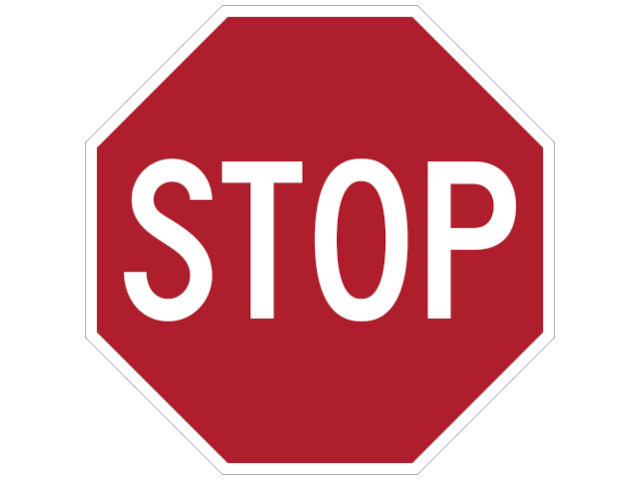
%> input picture display/Signs/jpg/stop.jpg, 640 x 480 px
$ octave --eval "result = imgtohex('do-not-enter.jpg');"   (GNU Octave 9; MATLAB toolbox functions it lacks are replaced by stand-ins)
%> lines starting %> are read from the running program, lines starting %| are printed output that depends on the picture
function [outfile] = imgtohex(infile)
%> called with infile = 'do-not-enter.jpg'

RGB = imread('stop.jpg');
%> RGB is the input picture: size 480x640x3 uint8; mean R, G, B 218.4, 153.2, 159.9
[row,col,n] = size(RGB);
%> row = 480; col = 640; n = 3

R=RGB(:,:,1);
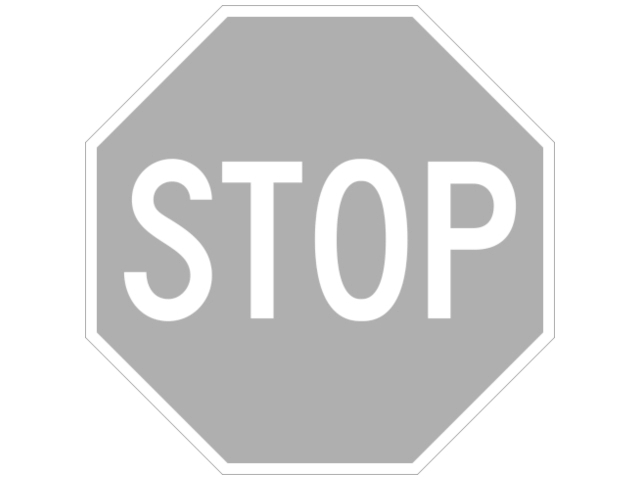
%> R: size 480x640 uint8; min 171, max 255, mean 218.4
G=RGB(:,:,2);
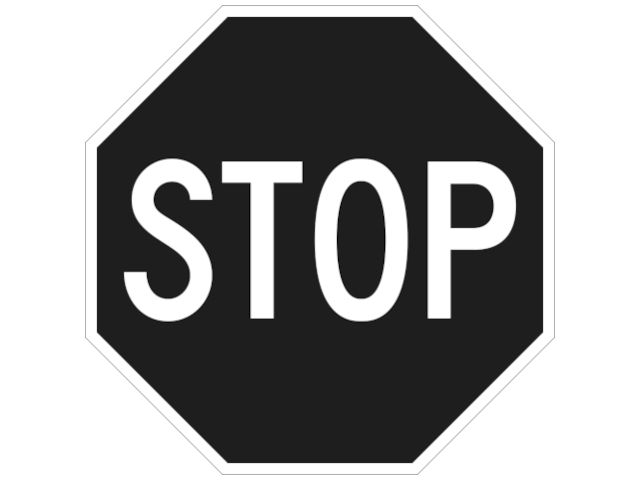
%> G: size 480x640 uint8; min 0, max 255, mean 153.2
B=RGB(:,:,3);

imgdata=zeros(1, row*col);

for r=1:row
    for c=1:col
        imgdata((r-1)*col+c)=bitand(R(r,c),224)+bitshift(bitand(G(r,c),244),-3)+bitshift(bitand(B(r,c),192),-6);
    end
end

S = infile;
S(find(S=='.',1,'last'):end) = [];
S = strcat(S, '.txt');
fidc=fopen(S,'w+');

outfile = S;

for i = 1:row*col
    fprintf(fidc,'%02x ',imgdata(i));
end
fclose(fidc);
